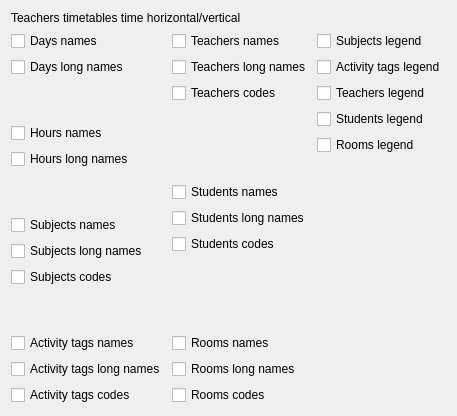
     <widget class="QWidget" name="tabWidgetPage11">
      <attribute name="title">
       <string>11</string>
      </attribute>
      <layout class="QGridLayout" name="gridLayout_12">
       <item row="0" column="0" colspan="3">
        <widget class="QLabel" name="label_11">
         <property name="text">
          <string>Teachers timetables time horizontal/vertical</string>
         </property>
        </widget>
       </item>
       <item row="1" column="0">
        <layout class="QVBoxLayout" name="verticalLayout_15">
         <item>
          <widget class="QCheckBox" name="teachersTimeHVDaysNamesCheckBox">
           <property name="text">
            <string>Days names</string>
           </property>
          </widget>
         </item>
         <item>
          <widget class="QCheckBox" name="teachersTimeHVDaysLongNamesCheckBox">
           <property name="text">
            <string>Days long names</string>
           </property>
          </widget>
         </item>
         <item>
          <spacer name="verticalSpacer_39">
           <property name="orientation">
            <enum>Qt::Vertical</enum>
           </property>
           <property name="sizeHint" stdset="0">
            <size>
             <width>20</width>
             <height>40</height>
            </size>
           </property>
          </spacer>
         </item>
         <item>
          <widget class="QCheckBox" name="teachersTimeHVHoursNamesCheckBox">
           <property name="text">
            <string>Hours names</string>
           </property>
          </widget>
         </item>
         <item>
          <widget class="QCheckBox" name="teachersTimeHVHoursLongNamesCheckBox">
           <property name="text">
            <string>Hours long names</string>
           </property>
          </widget>
         </item>
         <item>
          <spacer name="verticalSpacer_40">
           <property name="orientation">
            <enum>Qt::Vertical</enum>
           </property>
           <property name="sizeHint" stdset="0">
            <size>
             <width>20</width>
             <height>40</height>
            </size>
           </property>
          </spacer>
         </item>
         <item>
          <widget class="QCheckBox" name="teachersTimeHVSubjectsNamesCheckBox">
           <property name="text">
            <string>Subjects names</string>
           </property>
          </widget>
         </item>
         <item>
          <widget class="QCheckBox" name="teachersTimeHVSubjectsLongNamesCheckBox">
           <property name="text">
            <string>Subjects long names</string>
           </property>
          </widget>
         </item>
         <item>
          <widget class="QCheckBox" name="teachersTimeHVSubjectsCodesCheckBox">
           <property name="text">
            <string>Subjects codes</string>
           </property>
          </widget>
         </item>
         <item>
          <spacer name="verticalSpacer_41">
           <property name="orientation">
            <enum>Qt::Vertical</enum>
           </property>
           <property name="sizeHint" stdset="0">
            <size>
             <width>20</width>
             <height>40</height>
            </size>
           </property>
          </spacer>
         </item>
         <item>
          <widget class="QCheckBox" name="teachersTimeHVActivityTagsNamesCheckBox">
           <property name="text">
            <string>Activity tags names</string>
           </property>
          </widget>
         </item>
         <item>
          <widget class="QCheckBox" name="teachersTimeHVActivityTagsLongNamesCheckBox">
           <property name="text">
            <string>Activity tags long names</string>
           </property>
          </widget>
         </item>
         <item>
          <widget class="QCheckBox" name="teachersTimeHVActivityTagsCodesCheckBox">
           <property name="text">
            <string>Activity tags codes</string>
           </property>
          </widget>
         </item>
        </layout>
       </item>
       <item row="1" column="1">
        <layout class="QVBoxLayout" name="verticalLayout_16">
         <item>
          <widget class="QCheckBox" name="teachersTimeHVTeachersNamesCheckBox">
           <property name="text">
            <string>Teachers names</string>
           </property>
          </widget>
         </item>
         <item>
          <widget class="QCheckBox" name="teachersTimeHVTeachersLongNamesCheckBox">
           <property name="text">
            <string>Teachers long names</string>
           </property>
          </widget>
         </item>
         <item>
          <widget class="QCheckBox" name="teachersTimeHVTeachersCodesCheckBox">
           <property name="text">
            <string>Teachers codes</string>
           </property>
          </widget>
         </item>
         <item>
          <spacer name="verticalSpacer_42">
           <property name="orientation">
            <enum>Qt::Vertical</enum>
           </property>
           <property name="sizeHint" stdset="0">
            <size>
             <width>20</width>
             <height>40</height>
            </size>
           </property>
          </spacer>
         </item>
         <item>
          <widget class="QCheckBox" name="teachersTimeHVStudentsNamesCheckBox">
           <property name="text">
            <string>Students names</string>
           </property>
          </widget>
         </item>
         <item>
          <widget class="QCheckBox" name="teachersTimeHVStudentsLongNamesCheckBox">
           <property name="text">
            <string>Students long names</string>
           </property>
          </widget>
         </item>
         <item>
          <widget class="QCheckBox" name="teachersTimeHVStudentsCodesCheckBox">
           <property name="text">
            <string>Students codes</string>
           </property>
          </widget>
         </item>
         <item>
          <spacer name="verticalSpacer_43">
           <property name="orientation">
            <enum>Qt::Vertical</enum>
           </property>
           <property name="sizeHint" stdset="0">
            <size>
             <width>20</width>
             <height>40</height>
            </size>
           </property>
          </spacer>
         </item>
         <item>
          <widget class="QCheckBox" name="teachersTimeHVRoomsNamesCheckBox">
           <property name="text">
            <string>Rooms names</string>
           </property>
          </widget>
         </item>
         <item>
          <widget class="QCheckBox" name="teachersTimeHVRoomsLongNamesCheckBox">
           <property name="text">
            <string>Rooms long names</string>
           </property>
          </widget>
         </item>
         <item>
          <widget class="QCheckBox" name="teachersTimeHVRoomsCodesCheckBox">
           <property name="text">
            <string>Rooms codes</string>
           </property>
          </widget>
         </item>
        </layout>
       </item>
       <item row="1" column="2">
        <layout class="QVBoxLayout" name="verticalLayout_44">
         <item>
          <widget class="QCheckBox" name="teachersTimeHVSubjectsLegendCheckBox">
           <property name="text">
            <string>Subjects legend</string>
           </property>
          </widget>
         </item>
         <item>
          <widget class="QCheckBox" name="teachersTimeHVActivityTagsLegendCheckBox">
           <property name="text">
            <string>Activity tags legend</string>
           </property>
          </widget>
         </item>
         <item>
          <widget class="QCheckBox" name="teachersTimeHVTeachersLegendCheckBox">
           <property name="text">
            <string>Teachers legend</string>
           </property>
          </widget>
         </item>
         <item>
          <widget class="QCheckBox" name="teachersTimeHVStudentsLegendCheckBox">
           <property name="text">
            <string>Students legend</string>
           </property>
          </widget>
         </item>
         <item>
          <widget class="QCheckBox" name="teachersTimeHVRoomsLegendCheckBox">
           <property name="text">
            <string>Rooms legend</string>
           </property>
          </widget>
         </item>
         <item>
          <spacer name="verticalSpacer_101">
           <property name="orientation">
            <enum>Qt::Vertical</enum>
           </property>
           <property name="sizeHint" stdset="0">
            <size>
             <width>20</width>
             <height>40</height>
            </size>
           </property>
          </spacer>
         </item>
        </layout>
       </item>
      </layout>
     </widget>
